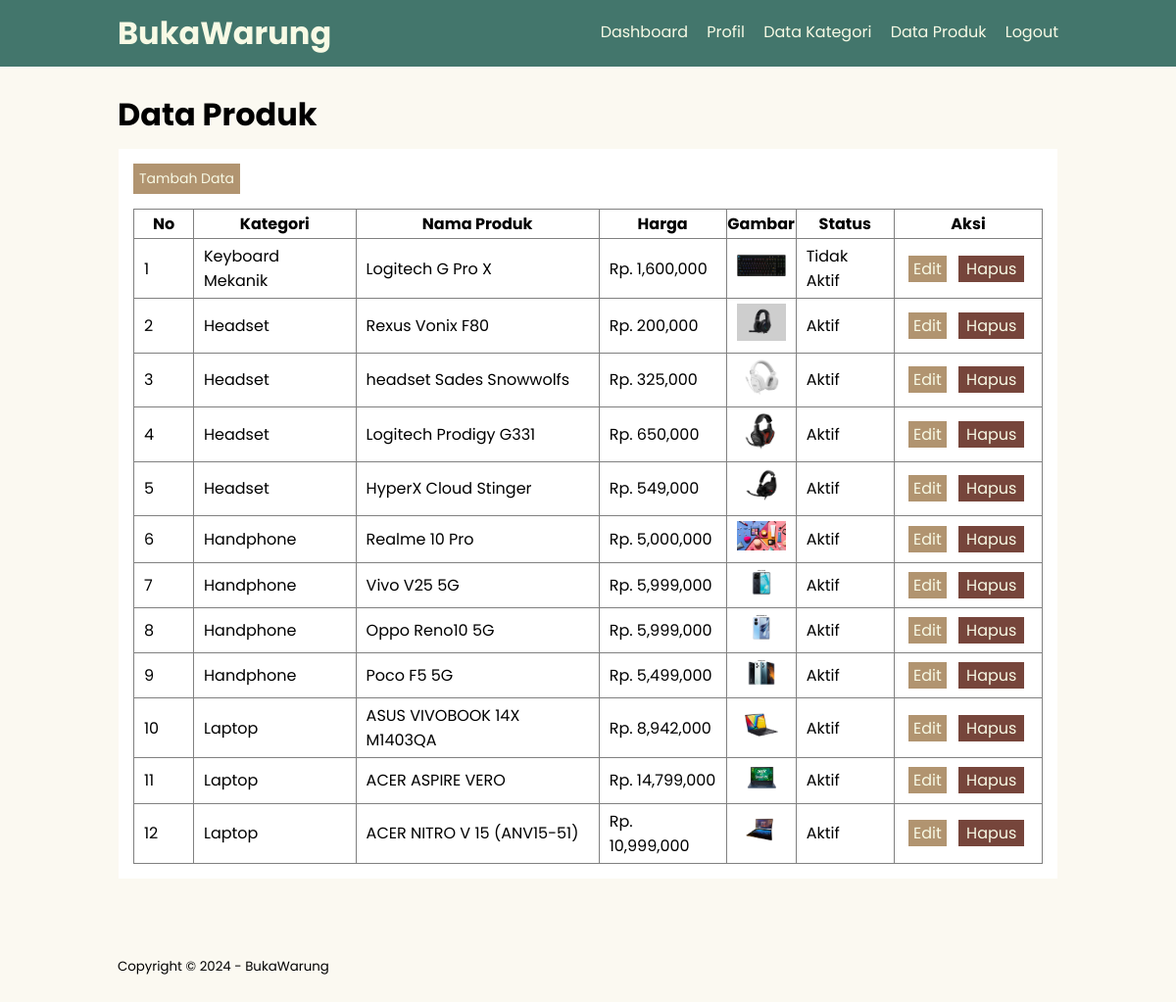
Page /data-produk.php (signed in) on the committed database.
### tables this page shows
CREATE TABLE `tb_product` (
  `product_id` int NOT NULL,
  `category_id` int NOT NULL,
  `product_name` varchar(100) NOT NULL,
  `product_price` int NOT NULL,
  `product_description` text NOT NULL,
  `product_image` varchar(100) NOT NULL,
  `product_status` tinyint(1) NOT NULL,
  `date_created` timestamp NOT NULL DEFAULT CURRENT_TIMESTAMP
);

CREATE TABLE `tb_category` (
  `category_id` int NOT NULL,
  `category_name` varchar(25) NOT NULL
);

### data-produk.php (the view, shortened to what this page needs)
<?php
    include 'db.php';
?>
<!DOCTYPE html>
<html lang="en">
<head>
    <link rel="stylesheet" href="css/style.css">
</head>
<body>
        <header>
            <div class="container">
            <h1><a href="dashboard.php">BukaWarung</a></h1>
            <ul>
                <li><a href="dashboard.php">Dashboard</a></li>
                <li><a href="profil.php">Profil</a></li>
                <li><a href="data-kategori.php">Data Kategori</a></li>
                <li><a href="data-produk.php">Data Produk</a></li>
                <li><a href="logout.php">Logout</a></li>
            </ul>
            </div>
        </header>
        <div class="section">
            <div class="container">
                <h1>Data Produk</h1>
                <div class="box">
                    <p><a class="btn2" href="tambah-produk.php">Tambah Data</a></p>
                <table border="1" cellspacing="0" class="table">
                    <thead>
                        <tr>
                            <th width="60px">No</th>
                            <th>Kategori</th>
                            <th>Nama Produk</th>
                            <th>Harga</th>
                            <th>Gambar</th>
                            <th>Status</th>
                            <th width="150px">Aksi</th>
                        </tr>
                    </thead>
                    <tbody>
                        <?php
                        $no = 1;
                        $produk = mysqli_query($conn, "SELECT * FROM tb_product LEFT JOIN tb_category USING (category_id) ORDER BY product_id DESC");
                        if(mysqli_num_rows($produk) > 0){
                        while($row = mysqli_fetch_array($produk)){
                        ?>
                        <tr>
                            <td><?php echo $no++ ?></td>
                            <td><?php echo $row['category_name'] ?></td>
                            <td><?php echo $row['product_name'] ?></td>
                            <td>Rp. <?php echo number_format($row['product_price'])  ?></td>
                            <td><a href="produk/<?php echo $row['product_image'] ?>" target="_blank"><img src="produk/<?php echo $row['product_image'] ?>" alt="Foto Produk" width="50px"></a></td>
                            <td><?php echo ($row['product_status'] == 0)? 'Tidak Aktif':'Aktif'; ?></td>
                            <td>
                                <a class="edit" href="edit-produk.php?id=<?php echo $row['product_id']?>">Edit</a>
                                <a class="hapus" href="proses-hapus.php?idp=<?php echo $row['product_id'] ?>" onclick="return confirm('Are You Sure to delete it?')">Hapus</a>
                            </td>
                        </tr>
                    <?php } }else{ ?>
                        <tr>
                            <td colspan="7">Data  Kosong!</td>
                        </tr>
                    <?php }?>
                    </tbody>
                </table>
                </div>
            </div>
        </div>
        <footer>
            <div class="container">
                <small>Copyright &copy; 2024 - BukaWarung</small>
            </div>
        </footer>
</body>
</html>

### css/style.css (style rules this page uses)
* { padding: 0; margin: 0; font-family: "Poppins", sans-serif; }
body { background-color: #FBF9F1; }
a { color: inherit; text-decoration: none; }
.btn2 { margin-bottom: 15px; float: left; background-color: #B19470; color: #F8FAE5; padding: 5px 6px; font-size: 14px; }
header { background-color: #43766C; color: #F8FAE5; }
header h1 { float: left; padding:10px 0; }
header ul { float: right; }
header ul li { display: inline-block; }
header ul li a { padding: 20px 0 20px 15px ; display: inline-block; }
footer { padding: 25px 0; }
.container { width: 80%; margin: 0 auto; font-weight: 400; }
.container:after { content: ''; display: block; clear: both; }
.section { padding: 25px 0; }
.box { background-color: #fff; border: 1px solid #FBF9F1; padding: 15px; box-sizing: border-box; margin: 10px 0 25px 0; }
.box:after { content: ''; display: block; clear: both; }
.table { width: 100%; border-collapse: collapse; }
.table tr { height: 30px; }
.table tr td { padding: 5px 10px; }
.edit { padding: 2px 5px; margin: 0 4px; background-color: #B19470; color: #F8FAE5; }
.hapus { background-color: #76453B; padding: 2px 8px; margin: 0 4px; color: #F8FAE5; }

### rows in the picture
tb_product: category.category_name "Keyboard Mekanik", product_name "Logitech G Pro X", product_price "1,600,000", product_image (picture), product_status "Tidak Aktif"
tb_product: category.category_name "Headset", product_name "Rexus Vonix F80", product_price "200,000", product_image (picture), product_status "Aktif"
tb_product: category.category_name "Headset", product_name "headset Sades Snowwolfs", product_price "325,000", product_image (picture), product_status "Aktif"
tb_product: category.category_name "Headset", product_name "Logitech Prodigy G331", product_price "650,000", product_image (picture), product_status "Aktif"
tb_product: category.category_name "Headset", product_name "HyperX Cloud Stinger", product_price "549,000", product_image (picture), product_status "Aktif"
tb_product: category.category_name "Handphone", product_name "Realme 10 Pro", product_price "5,000,000", product_image (picture), product_status "Aktif"
tb_product: category.category_name "Handphone", product_name "Vivo V25 5G", product_price "5,999,000", product_image (picture), product_status "Aktif"
tb_product: category.category_name "Handphone", product_name "Oppo Reno10 5G", product_price "5,999,000", product_image (picture), product_status "Aktif"
tb_product: category.category_name "Handphone", product_name "Poco F5 5G", product_price "5,499,000", product_image (picture), product_status "Aktif"
tb_product: category.category_name "Laptop", product_name "ASUS VIVOBOOK 14X M1403QA", product_price "8,942,000", product_image (picture), product_status "Aktif"
tb_product: category.category_name "Laptop", product_name "ACER ASPIRE VERO", product_price "14,799,000", product_image (picture), product_status "Aktif"
tb_product: category.category_name "Laptop", product_name "ACER NITRO V 15 (ANV15-51)", product_price "10,999,000", product_image (picture), product_status "Aktif"
